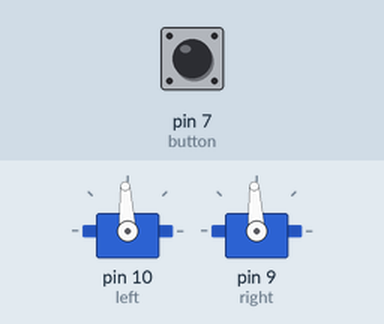
Simulated run of this sketch. Board: Arduino Uno, built with avr-gcc and run on an emulated ATmega328P. Shown: 2 × servo. The test bench sets the inputs (shaded band); at power-on: pin 7 (button) LOW.

Above: at 1.2 s.
1.3 s: pin 7 (button) pulled HIGH for 0.15 s
At 1.37 s:
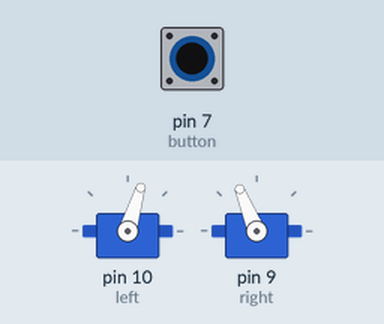
2.9 s: pin 7 (button) pulled HIGH for 3.2 s
At 6.7 s:
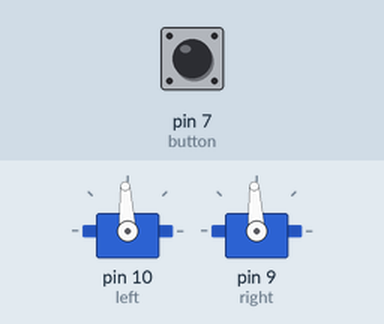
Timing chart, 0 to 8.2 s (numbered marks = the images above; inputs shaded):
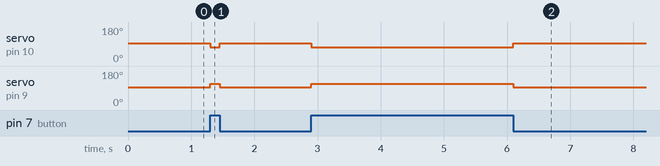

The sketch:

User_Program3_3.ino
```cpp
/*Software 1073 Arduino BoeBots
 User Program
 Method stubs are pre-made. add your own code to complete the challenge!

 Program Task: have the robot drive when the button is pressed
 Feel free to view the example program within the same folder if you need help!
 */
#include <Servo.h>

Servo left;
Servo right;
int button = 7;

void setup(){
  left.attach(10);
  right.attach(9);

}

void loop(){
  int state = digitalRead(button);
  if(state == 1){
   left.writeMicroseconds(1300);
   right.writeMicroseconds(1700);
   }
  else{
    left.writeMicroseconds(1500);
    right.writeMicroseconds(1500);
  }
}
```

Measured:
- after the input at 1.3 s, servo on pin 10 (left): 93° → 73° at once, → 93° 0.15 s later; servo on pin 9 (right): 93° → 112° at once, → 93° 0.15 s later
- after the input at 2.9 s, servo on pin 10 (left): 93° → 73° at once, → 93° 3.2 s later; servo on pin 9 (right): 93° → 112° at once, → 93° 3.2 s later
